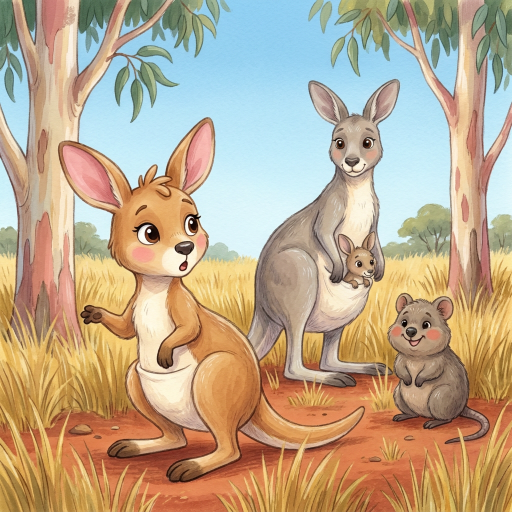
#> input picture Author 3/book4/cover_hero_A_draft.png, 1024 x 1024 px (shown at 1/2 size); its folder holds only this picture in this run
$ python cover_build.py cover_hero_A_draft.png
#> lines starting #> are read from the running program, lines starting #| are printed output that depends on the picture
# -*- coding: utf-8 -*-
# Author 3 Book 4 - Who Took My Pouch? front cover options builder.
# Copied from book3\cover_build.py (rule 15; newest Author 3 cover): full-bleed painting, solid
# one-line title on a soft band, "Ages 3-5" badge bottom-left (rule 16), author along the bottom.
# Same band, type and badge as the Banjo books so Hattie Moss reads as one look; golden grassland
# palette and a sky-blue band for the new Clover and Hugo series.
# Hero art: hybrid pipeline from gen_pages.py (nano-banana-pro draft, ideogram-4-5 refine to 2048 px).
# Usage: py cover_build.py --gen        (draft heroes A/B/C via nano-banana-pro, then build options)
#        py cover_build.py --refine A   (refine hero A to 2048 px with ideogram, rebuild)
#        py cover_build.py              (build options from whatever heroes exist)

import os, sys, subprocess, time
from PIL import Image, ImageDraw, ImageFont, ImageFilter

HERE = os.path.dirname(os.path.abspath(__file__))
FONTS = os.path.join(HERE, "fonts")
EXE = r"C:\Users\ibian\AppData\Local\Programs\openart\bin\openart.exe"
SHEET = os.path.join(HERE, "char_test", "sheet_hero.png")       # Clover, Hugo
EXTRA = os.path.join(HERE, "char_test", "sheet_extra.png")      # Mom, the baby, Pelican
CAST = os.path.join(HERE, "..", "book1", "char_test", "sheet_cast.png")   # wombat, possum, echidna

# front panel incl. bleed: trim 2550 x 2550, bleed on the outer (right), top and bottom edges
TRIM, BLEED = 2550, 38
W, H = TRIM + BLEED, TRIM + 2 * BLEED - 1      # 2588 x 2625
NIGHT = (34, 72, 120)        # band colour: deep sky blue (Banjo books use twilight indigo)
TITLE = (255, 222, 120)
CREAM = (255, 249, 236)
BADGE = (214, 98, 52)
MIN_DPI = 230   # full-bleed 8.75 in from 2048 px art = 234 DPI (CLI is capped at 2K; see BOOK1-PLAN)

STYLE = ("Children's picture book cover illustration. Soft gouache and colored-pencil look with "
         "visible paper grain, rounded chunky character shapes, gentle line work. Sunny Australian "
         "grassland palette of golden grass, warm red-ochre earth, eucalyptus sage greens and a "
         "clear blue sky, with cream and pink gum-tree bark. Friendly and funny. Full-bleed square "
         "painting to every edge, no border, no frame. No words, letters, numbers or text anywhere.")
SKY = ("The top quarter of the picture is open clear blue sky, empty, for the title, painted "
       "with the same soft texture and continuous with the scene: no hard edge, no flat band.")
CLOVER = ("Clover the young kangaroo joey (warm caramel-fawn fur, cream belly and cheeks, very big "
          "upright pink-lined ears, huge glossy dark brown eyes, small black nose, one tuft of fur "
          "on top of her head, long feet, long thick tail)")
HUGO = "Hugo the quokka (small round brown-gray wallaby, wide happy smile, rosy cheeks)"
MOM = "Clover's mom, a tall gray-fawn kangaroo with a kind face and a pouch on her tummy"

# Round 1 (24 Oct): the user picked layout A but didn't want Clover looking mad. Round 2 keeps
# A's layout (Clover big in front, Mom with the baby peeking out behind, Hugo at the side) with a
# friendly Clover. Round 1 drafts are in rejects\cover_round1.
BEHIND = (f"Behind her, {MOM} stands with a tiny baby kangaroo's head and little ears peeking out "
          f"of her pouch. {HUGO} sits in the grass at the side, smiling. Gum trees and red earth. ")
HERO_PROMPTS = {
    "A": (f"{CLOVER}, large in the picture, standing in tall golden grass, looking back over her "
          "shoulder at the baby with a big surprised, curious face: eyebrows up, mouth in a small "
          "round 'oh', ears straight up, one paw lifted. Sweet and funny, not angry. " + BEHIND + SKY),
    "B": (f"{CLOVER}, large in the picture, standing in tall golden grass facing the viewer with "
          "a puzzled, comic face: head tilted, one ear flopped sideways, paws spread wide as if "
          "asking 'where did it go?', a small smile. Friendly, not angry. " + BEHIND + SKY),
    "C": (f"{CLOVER}, large in the picture, standing in tall golden grass facing the viewer with "
          "a big happy grin and bright eyes, one paw pointing back over her shoulder at the baby "
          "peeking out of the pouch. Cheerful and warm. " + BEHIND + SKY),
}
REFS = {"A": [SHEET, EXTRA], "B": [SHEET, EXTRA], "C": [SHEET, EXTRA]}

# [35 lines left out: functions save, run, gen_draft, refine, not called in this run]

def font(name, px, weight=None):
    f = ImageFont.truetype(os.path.join(FONTS, name), px)
    if weight:
        f.set_variation_by_name(weight)
    return f

def centred(d, text, fnt, cx, y, fill, **kw):
    d.text((cx, y), text, font=fnt, fill=fill, anchor="ms", **kw)

def build_front(tag):
#> called with tag = 'A'
    hero_path = os.path.join(HERE, f"cover_hero_{tag}.png")
    if not os.path.exists(hero_path):
        hero_path = os.path.join(HERE, f"cover_hero_{tag}_draft.png")   # layout preview only
    hero = Image.open(hero_path).convert("RGB")
#> hero is the input picture: PIL image 1024x1024 RGB; mean R, G, B 188, 167.5, 140.1
    dpi = hero.width / (H / 300.0)
#> dpi = 117
    note = "" if dpi >= MIN_DPI else "  (draft resolution, preview only)"
#> note = '  (draft resolution, preview only)'
    print(f"{os.path.basename(hero_path)}: {hero.width} px -> {dpi:.0f} DPI full bleed{note}")
#| cover_hero_A_draft.png: 1024 px -> 117 DPI full bleed  (draft resolution, preview only)
    canvas = hero.resize((H, H), Image.LANCZOS).crop(((H - W) // 2, 0, (H - W) // 2 + W, H))
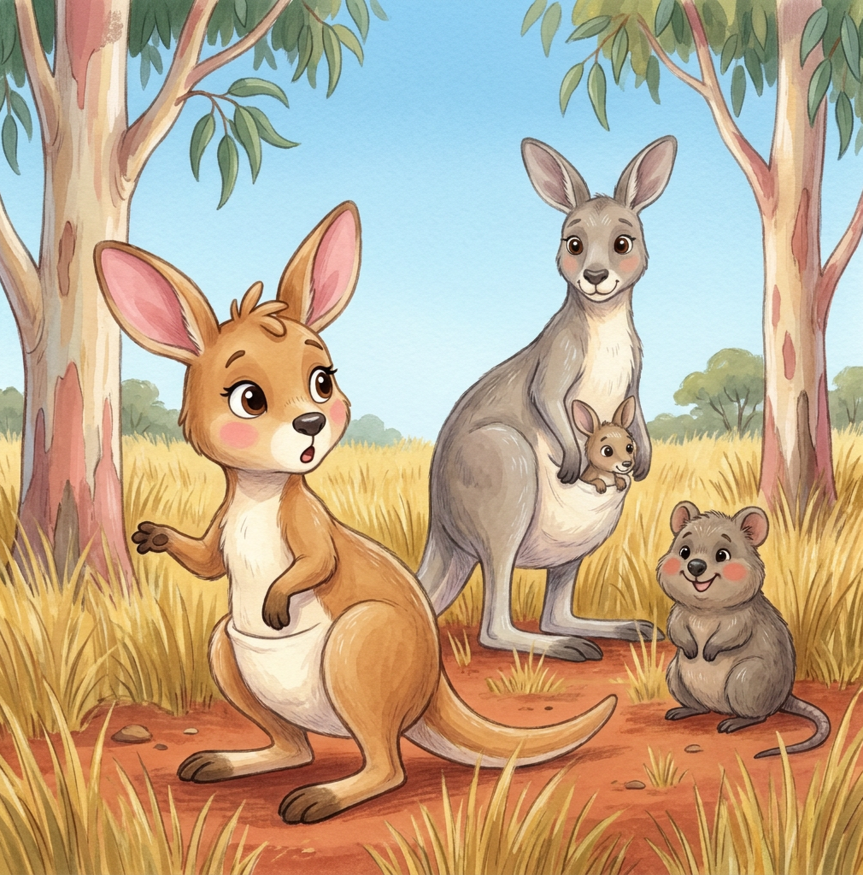
#> canvas: PIL image 2588x2625 RGB (shown at 1/3 size); mean R, G, B 188, 167.4, 140.1
    cx = TRIM // 2                                   # trim box starts at x 0 (spine side)

    # sky band behind the title, fading into the painted sky (no hard edge)
    band_h = 640
    shade = Image.new("RGB", (W, band_h), NIGHT)
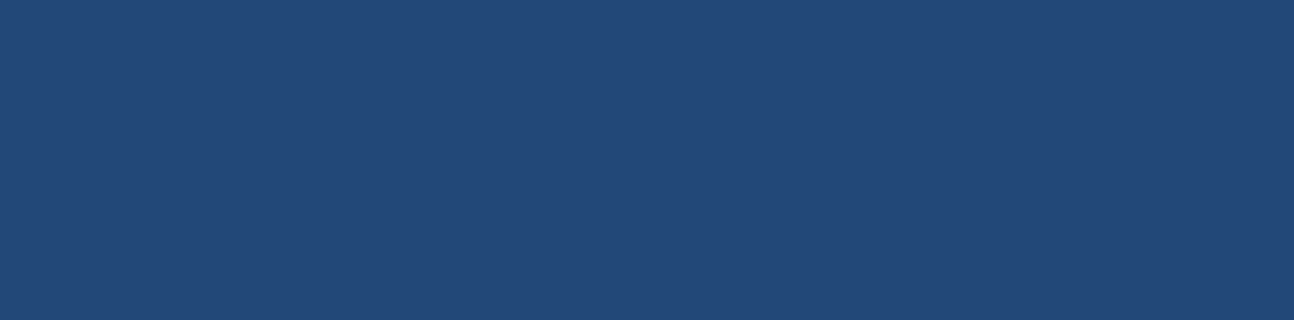
#> shade: PIL image 2588x640 RGB (shown at 1/2 size); mean R, G, B 34, 72, 120
    mask = Image.linear_gradient("L").resize((W, band_h)).point(lambda v: int((255 - v) * 0.86))
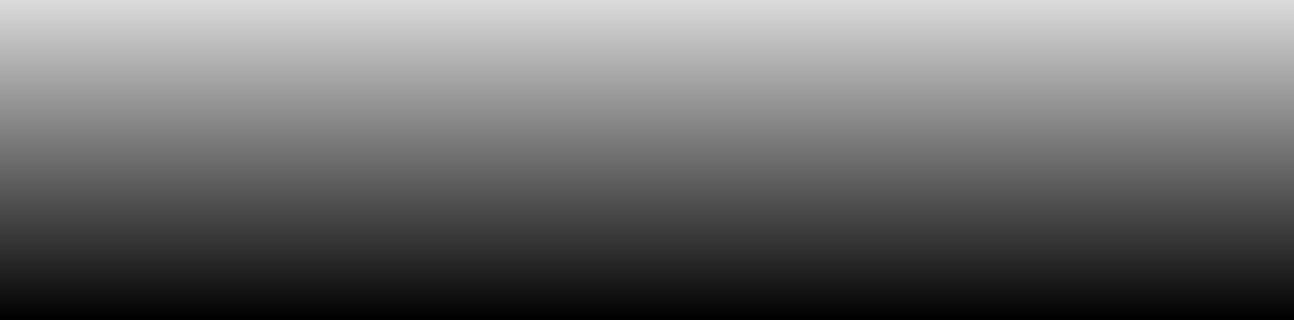
#> mask: PIL image 2588x640 L (shown at 1/2 size); min 0, max 219, mean 109.1
    canvas.paste(shade, (0, 0), mask)
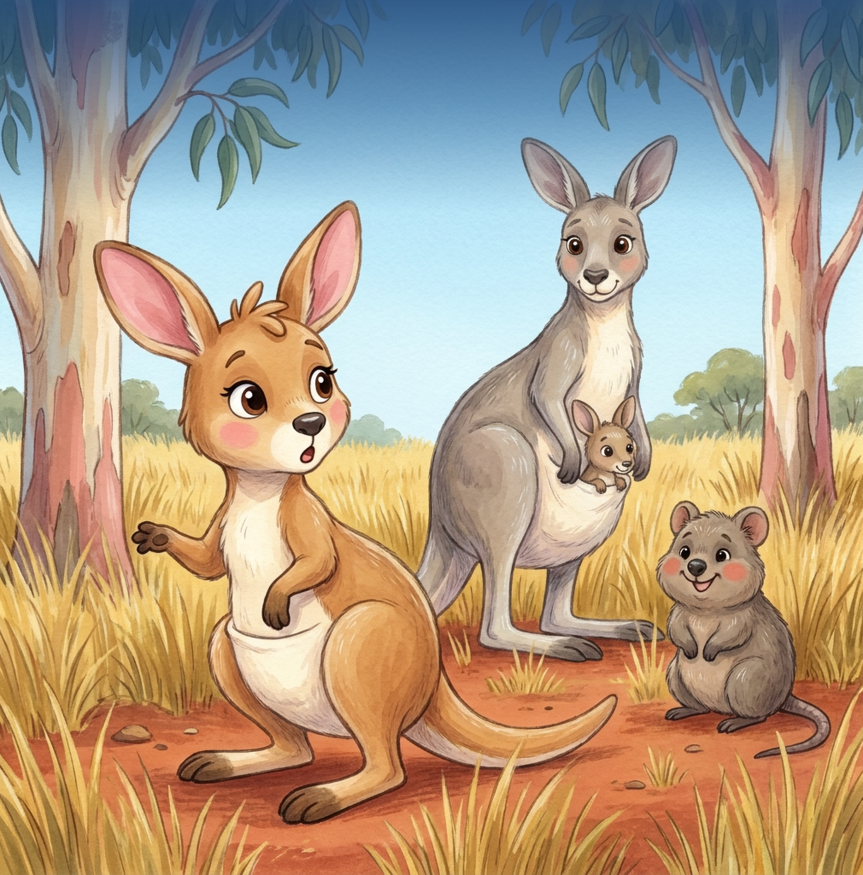
#> canvas: PIL image 2588x2625 RGB (shown at 1/3 size); mean R, G, B 175.6, 156.7, 134.7
    d = ImageDraw.Draw(canvas)

    # title: solid colour, one line, as large as fits inside the safe width
    title, size = "Who Took My Pouch?", 300
    f_t = font("Chewy-Regular.ttf", size)
    while d.textlength(title, font=f_t) > TRIM - 2 * 150 - 40:
        size -= 4
        f_t = font("Chewy-Regular.ttf", size)
#> this loop made 22 passes
#> size on passes 1 to 12: 296, 292, 288, 284, 280, 276, 272, 268, 264, 260, 256, 252
#> after the loop, size = 212
    centred(d, title, f_t, cx, BLEED + 150 + int(size * 0.80), TITLE,
            stroke_width=6, stroke_fill=(30, 26, 66))

    # author name along the bottom, light with a soft dark glow for any background
    f_a = font("Nunito[wght].ttf", 120, "ExtraBold")
    glow = Image.new("RGBA", canvas.size, (0, 0, 0, 0))
    ImageDraw.Draw(glow).text((cx, BLEED + TRIM - 175), "Hattie Moss", font=f_a,
                              fill=(20, 18, 50, 230), anchor="ms")
    glow = glow.filter(ImageFilter.GaussianBlur(18))
    canvas.paste(glow, (0, 0), glow)
    d = ImageDraw.Draw(canvas)
    centred(d, "Hattie Moss", f_a, cx, BLEED + TRIM - 175, CREAM)

    # age badge (replaces the coloring-book band): round, bottom-left corner inside the safe zone,
    # clear of the characters (Book 3 note: top-right covered characters in the drafts)
    r = 165
    bx, by = 150 + r, BLEED + TRIM - 150 - r
    d.ellipse((bx - r, by - r, bx + r, by + r), fill=BADGE, outline=CREAM, width=12)
    centred(d, "AGES", font("Nunito[wght].ttf", 70, "Black"), bx, by - 10, CREAM)
    centred(d, "3-5", font("Chewy-Regular.ttf", 130), bx, by + 108, CREAM)

    out = os.path.join(HERE, f"cover_option_{tag}.png")
    save(canvas, out)
    return out

# [11 lines left out: function panel, not called in this run]

if __name__ == "__main__":
    if "--gen" in sys.argv:
        for t in "ABC":
            print("draft", t, gen_draft(t)[1], flush=True)
    if "--refine" in sys.argv:
        t = sys.argv[sys.argv.index("--refine") + 1]
        print("refine", t, refine(t)[1], flush=True)
#> (the run stopped early here; a loop or call above may not have finished)

$ run again, on Author 3/book4/cover_hero_B_draft.png
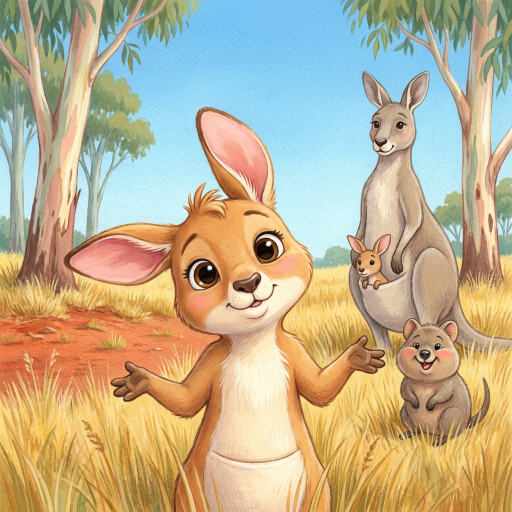
#> input picture Author 3/book4/cover_hero_B_draft.png, 1024 x 1024 px (shown at 1/2 size)
#> in build_front, hero is the input picture: PIL image 1024x1024 RGB; mean R, G, B 190.5, 176.2, 144.7
#| cover_hero_B_draft.png: 1024 px -> 117 DPI full bleed  (draft resolution, preview only)
#> in build_front, `canvas = hero.resize((H, H), Image.LANCZOS).crop(((H - W) // 2, 0, (H ..`:
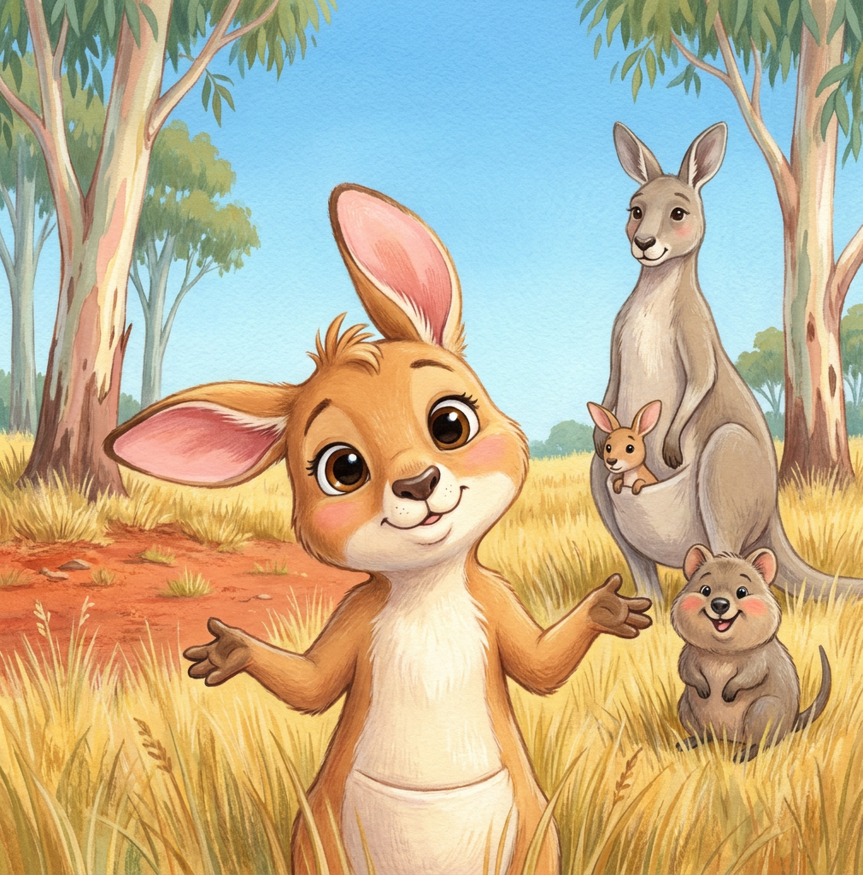
#> canvas: PIL image 2588x2625 RGB (shown at 1/3 size); mean R, G, B 190.6, 176.2, 144.9
#> in build_front, `canvas.paste(shade, (0, 0), mask)`:
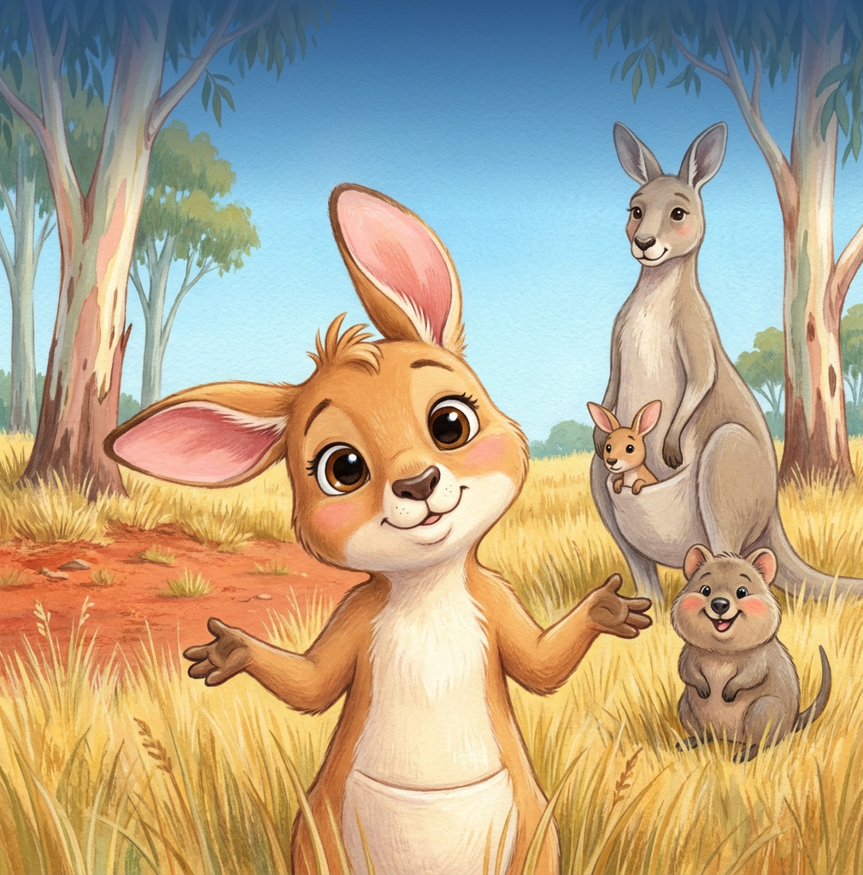
#> canvas: PIL image 2588x2625 RGB (shown at 1/3 size); mean R, G, B 179.8, 165.3, 138.5
#> the loop in build_front, `while d.textlength(title, font=f_t) > TRIM - 2 * 150 - 40:` made 22 passes
#> size on passes 1 to 8: 296, 292, 288, 284, 280, 276, 272, 268
#> after the loop in build_front, `while d.textlength(title, font=f_t) > TRIM - 2 * 150 - 40:`: size = 212

$ run again, on Author 3/book4/cover_hero_C_draft.png
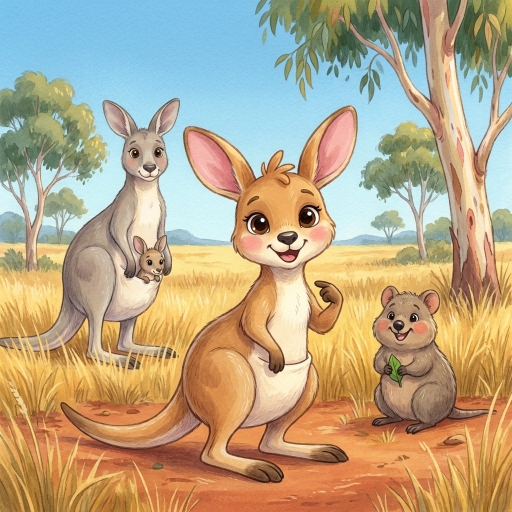
#> input picture Author 3/book4/cover_hero_C_draft.png, 1024 x 1024 px (shown at 1/2 size)
#> in build_front, hero is the input picture: PIL image 1024x1024 RGB; mean R, G, B 183.7, 166.2, 135
#| cover_hero_C_draft.png: 1024 px -> 117 DPI full bleed  (draft resolution, preview only)
#> in build_front, `canvas = hero.resize((H, H), Image.LANCZOS).crop(((H - W) // 2, 0, (H ..`:
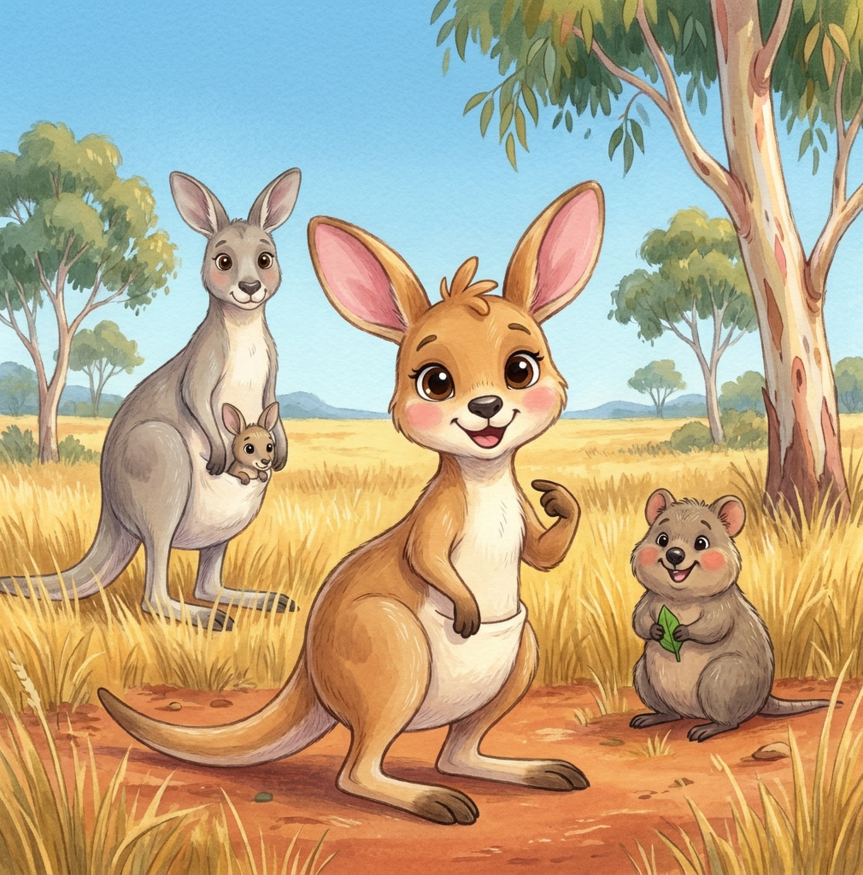
#> canvas: PIL image 2588x2625 RGB (shown at 1/3 size); mean R, G, B 183.7, 166.1, 135
#> in build_front, `canvas.paste(shade, (0, 0), mask)`:
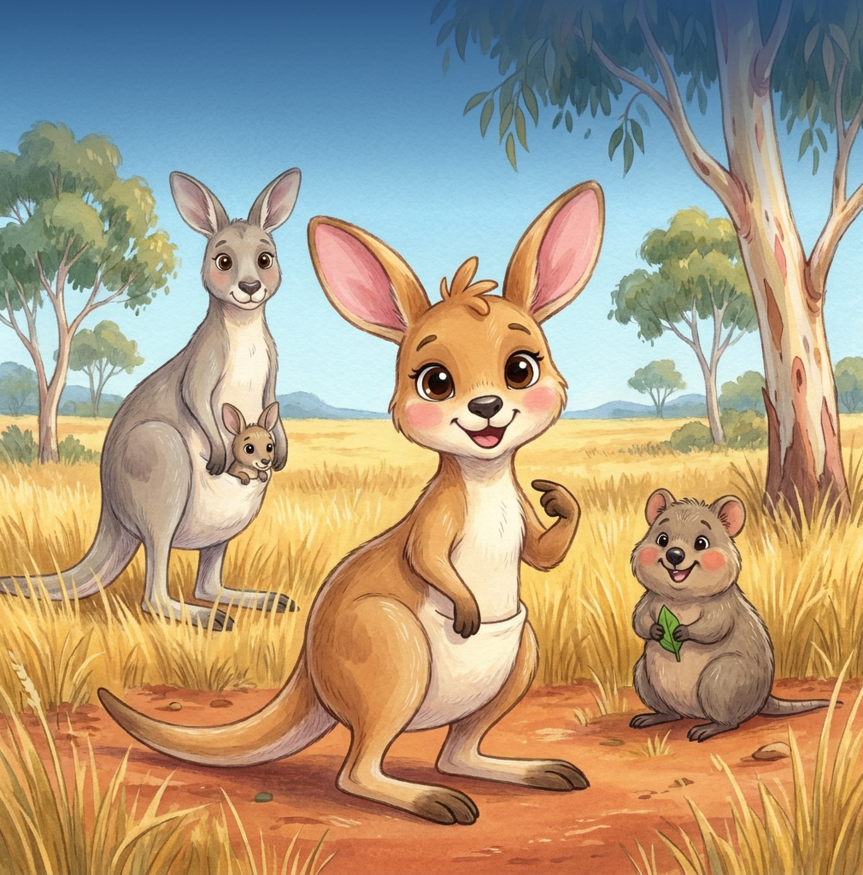
#> canvas: PIL image 2588x2625 RGB (shown at 1/3 size); mean R, G, B 173.5, 155.6, 128.8
#> the loop in build_front, `while d.textlength(title, font=f_t) > TRIM - 2 * 150 - 40:` made 22 passes
#> size on passes 1 to 8: 296, 292, 288, 284, 280, 276, 272, 268
#> after the loop in build_front, `while d.textlength(title, font=f_t) > TRIM - 2 * 150 - 40:`: size = 212
